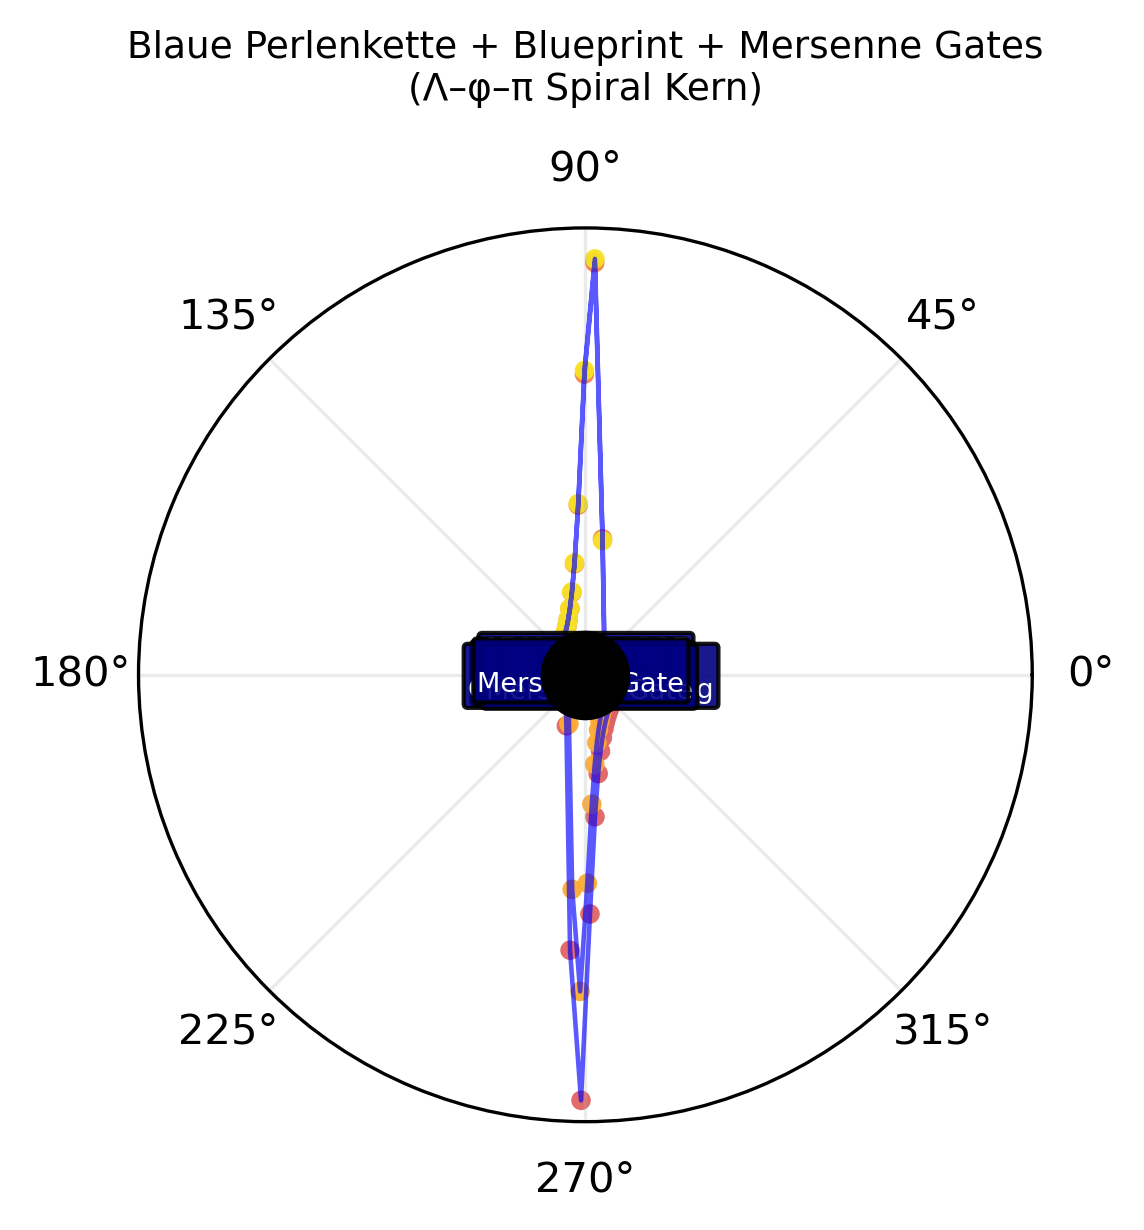

Write the Python code that produced this figure.
import numpy as np
import matplotlib.pyplot as plt
from scipy.integrate import solve_ivp
import pandapower as pp
import pandapower.networks as pn

np.random.seed(42)

def nexah_lorenz_ode(t, x):
    c, dc, phi_idx = x
    phi = np.clip(int(round(phi_idx)), 0, 4)
    
    f_field = 10.0 * (dc - c) + 28.0 * c * (1 - phi)
    f_vdp = 8.0/3.0 * dc * (1 - c**2)
    f_kuramoto = sum((1 + 1.25) * np.sin(2 * np.pi * (phi - i) / 5) for i in range(5))
    f_iota_ring = 1.25 * np.sin(2 * np.pi * t / 19) * np.cos(2 * np.pi * t / 7)
    
    spiral_phase = 2 * np.pi * t / 19
    f_spiral = 0.0
    if t > 34.0:
        f_spiral = 2.8 * (np.sin(spiral_phase + 0.628) * 537 + np.cos(spiral_phase + 0.279) * 213)
    
    I_phi = 1.0 if phi < 3 else 0.15 + 0.85 * np.tanh((phi - 1.85) * 5.8)
    slow_start = min(1.0, t / 5.0)
    contraction = 0.92 if t < 36 else 0.68
    
    d_dc = (0.95 * f_field + 0.65 * f_vdp + 0.40 * f_kuramoto + f_iota_ring + f_spiral) * I_phi * slow_start * contraction
    d_dc += 1.28 * (0.022 * t) * slow_start
    d_phi = 2.5 * f_spiral
    
    if 36.0 < t < 36.3 and phi == 2:
        d_phi += 28.0 + 18.0
    
    return [dc * contraction, d_dc, d_phi]

print("🚀 420×420 ZOOM – Blaue Perlenkette + Blueprint + Mersenne Gates")
net = pn.case300()

t_eval = np.linspace(0, 80, 2000)
x0 = [0.05, 0.0, 0]

sol = solve_ivp(nexah_lorenz_ode, (0, 80), x0, t_eval=t_eval, method='RK45', rtol=1e-6, max_step=0.04)

t = sol.t
c = sol.y[0]
dc = sol.y[1]
phi_idx = np.round(sol.y[2]).astype(int).clip(0, 4)

# ====================== 420×420 ZOOM ======================
fig = plt.figure(figsize=(4.2, 4.2), dpi=300)

ax = fig.add_subplot(111, projection='polar')
theta = np.arctan2(dc, c)
r = np.sqrt(c**2 + dc**2)

# Blaue Perlenkette
scatter = ax.scatter(theta, r, c=t, cmap='plasma', s=22, alpha=0.95, edgecolors='none')
ax.plot(theta, r, 'b-', lw=1.1, alpha=0.65)

ax.scatter(0, 0, color='black', s=420, zorder=10)   # zentraler Kern

# Blueprint + Mersenne-Gates Labels (positioniert auf der Spirale)
labels = {
    970535439337: (np.pi/2 - 0.05, 4.1, '970535439337\n10³-Raum'),
    1729:         (np.pi/2 + 0.35, 1.1, '1729\nRamanujan'),
    1836:         (np.pi/2 - 0.45, 1.6, '1836\nProton'),
    1937:         (np.pi/2 + 1.15, 2.05, '1937\nQuantensprung'),
    157839:       (np.pi/2 - 1.75, 2.4, '157839\nQuanten-Messung'),
    61:           (np.pi/2 - 1.1, 0.75, '61\nMersenne Gate'),
    89:           (np.pi/2 + 1.4, 1.3, '89\nMersenne Gate'),
    107:          (np.pi/2 - 2.0, 1.9, '107\nMersenne Gate'),
    127:          (np.pi/2 + 0.8, 2.6, '127\nMersenne Gate')
}

for val, (ang, rad, txt) in labels.items():
    ax.text(ang, rad, txt, fontsize=6.5, ha='center', va='center', color='white',
            bbox=dict(boxstyle="round,pad=0.15", facecolor='navy', alpha=0.9))

ax.set_title("Blaue Perlenkette + Blueprint + Mersenne Gates\n(Λ–φ–π Spiral Kern)", pad=12, fontsize=9)
ax.grid(True, alpha=0.25)
ax.set_rlabel_position(45)
ax.set_rticks([])

plt.tight_layout()
plt.savefig("ieee300_v12.7_polar_zoom_420_mersenne_blue_perle.png", dpi=300, bbox_inches='tight')
print("📸 420×420 Zoom mit Blueprint + Mersenne Gates gespeichert")
plt.show()
